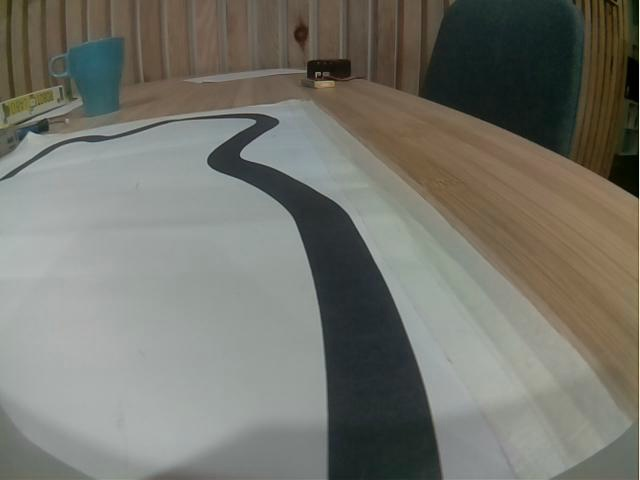
#> input picture api/python/tests/line.jpg, 640 x 480 px
$ python -i detect_square.py   (imports and definitions only)
#> lines starting #> are read from the running program, lines starting #| are printed output that depends on the picture; after the words box and inside, x2 and y2 are one past the last pixel; in counts of white or black regions, pixels touching at a corner belong together
#> further down, picture is the input picture: shape (480, 640, 3); mean B, G, R 108.4, 116.6, 116.7
import cv2
import numpy as np
from rosa import Rosa

def detect_white_square(image):
    # Convertir en niveaux de gris
    gray = cv2.cvtColor(image, cv2.COLOR_BGR2GRAY)
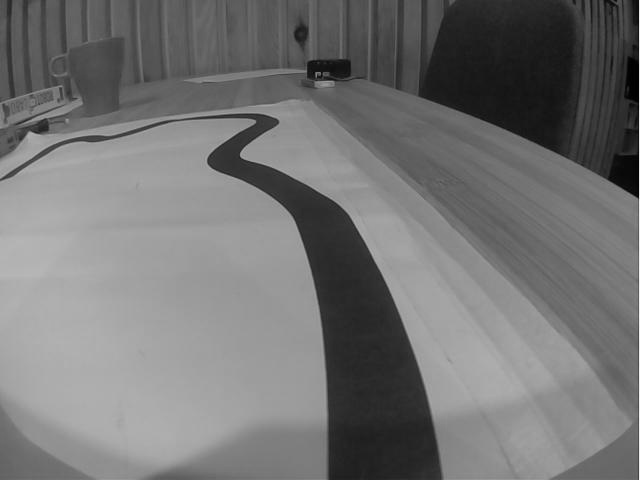
#> gray: shape (480, 640); min 0, max 247, mean 115.8
    cv2.imshow("Gray", gray)

    # Appliquer un seuil pour obtenir une image binaire
    #_, threshold = cv2.threshold(gray, 65, 255, cv2.THRESH_BINARY)
    threshold = 100
    canny_output = cv2.Canny(gray, threshold, threshold * 2)
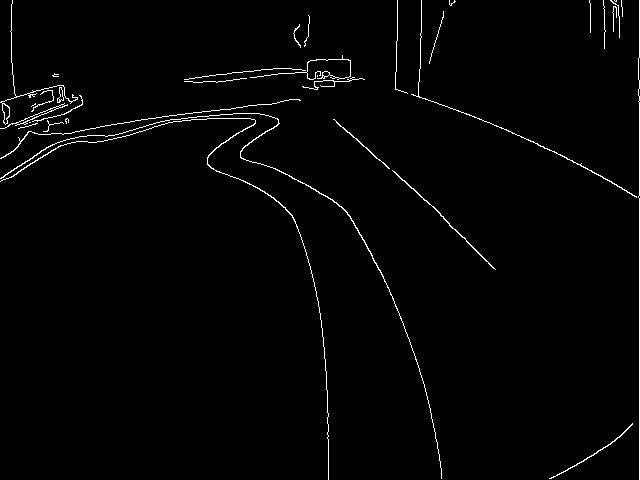
#> canny_output: shape (480, 640); 1.6% white in thin lines or dots

    #ret, thresh= cv2.threshold(canny_output,200,255,cv2.THRESH_BINARY_INV)
    cv2.imshow("Thresold", canny_output)
    # Trouver les contours
    contours, _ = cv2.findContours(canny_output, cv2.RETR_TREE, cv2.CHAIN_APPROX_SIMPLE)
#> contours = 45 contours, 30 with area under 20; largest, box (x1, y1, x2, y2) and area: (0, 113, 442, 479) 152, (0, 103, 68, 129) 132, (0, 0, 78, 125) 112, (0, 118, 329, 480) 109, (2, 103, 10, 125) 88
    image_height = image.shape[0]  # Hauteur de l'image
#> image_height = 480
    lower_third_height = 2 * image_height / 3  # Position de début des deux tiers inférieurs
#> lower_third_height = 320

    # Dessiner les contours et chercher des carrés
    for cnt in contours:
        approx = cv2.approxPolyDP(cnt, 0.01 * cv2.arcLength(cnt, True), True)

        area = cv2.contourArea(cnt)
        if area > 100:
            x, y, w, h = cv2.boundingRect(approx)
            aspect_ratio = float(w) / h
            if y + h > lower_third_height:
                cv2.drawContours(image, [approx], 0, (0, 255, 0), 5)
                return image, (x, y, w, h)
#> this loop made 7 passes
#> (area, x, y, w, h, aspect_ratio) on pass 7: (109, 0, 119, 329, 361, 0.911)
#> (approx, area) on passes 1, 2, 6: ([[632, 423], [606, 446], [549, 478], [607, 446]], 53.5), ([[392, 170], [495, 269]], 86), ([[333, 119], [389, 168]], 40.5)
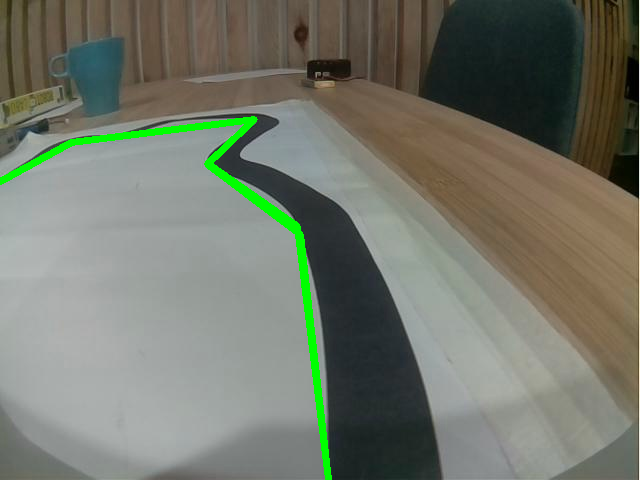
#> image: shape (480, 640, 3); 1.75% of pixels changed, all inside (x1, y1, x2, y2) = (0, 116, 332, 480)


    return image, None

# [20 lines not run here, left out]


>>> import cv2
>>> picture = cv2.imread('../tests/line.jpg')
>>> result = detect_white_square(picture)

$ run again, on api/python/tests/no-obj.jpg
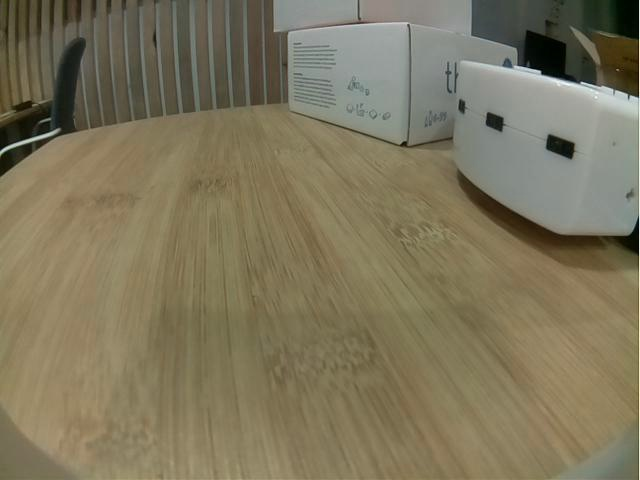
#> input picture api/python/tests/no-obj.jpg, 640 x 480 px
#> picture is the input picture: shape (480, 640, 3); mean B, G, R 92.2, 117.7, 125.7
#> in detect_white_square, `gray = cv2.cvtColor(image, cv2.COLOR_BGR2GRAY)`:
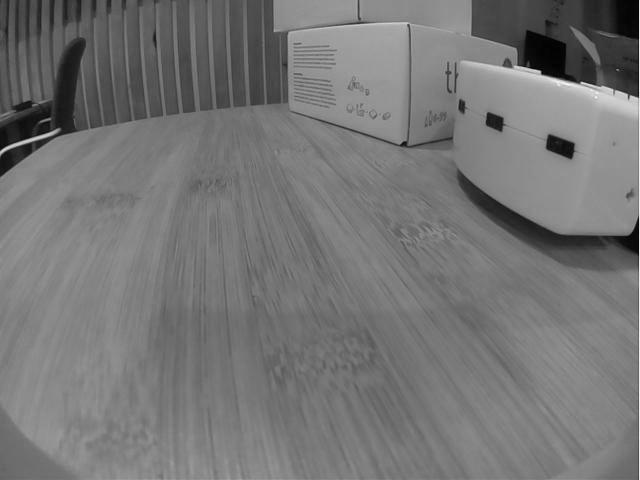
#> gray: shape (480, 640); min 1, max 251, mean 117.2
#> in detect_white_square, `canny_output = cv2.Canny(gray, threshold, threshold * 2)`:
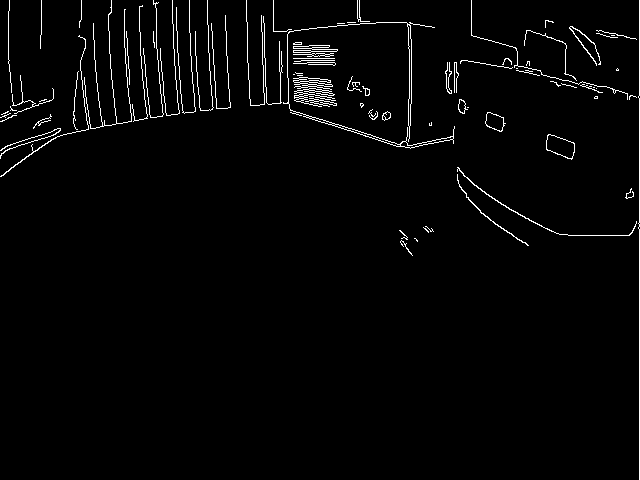
#> canny_output: shape (480, 640); 2.3% white in thin lines or dots
#> contours = 119 contours, 88 with area under 20; largest, box (x1, y1, x2, y2) and area: (283, 22, 455, 149) 591, (546, 134, 575, 160) 453, (546, 134, 575, 159) 442, (485, 112, 506, 132) 246, (485, 112, 504, 132) 236
#> the loop in detect_white_square, `for cnt in contours:` made 119 passes
#> (area, x, y, w, h, aspect_ratio) on passes 9, 10, 16, 17, 39, 54, 79, 93: (453, 546, 134, 29, 26, 1.12), (442, 546, 134, 29, 25, 1.16), (246, 485, 112, 21, 20, 1.05), (236, 485, 112, 19, 20, 0.95), (110.5, 294, 90, 42, 17, 2.47), (181, 293, 78, 40, 12, 3.33), (110, 293, 45, 45, 8, 5.62), (591, 288, 22, 167, 125, 1.34)

$ run again, on api/python/tests/obj.jpg
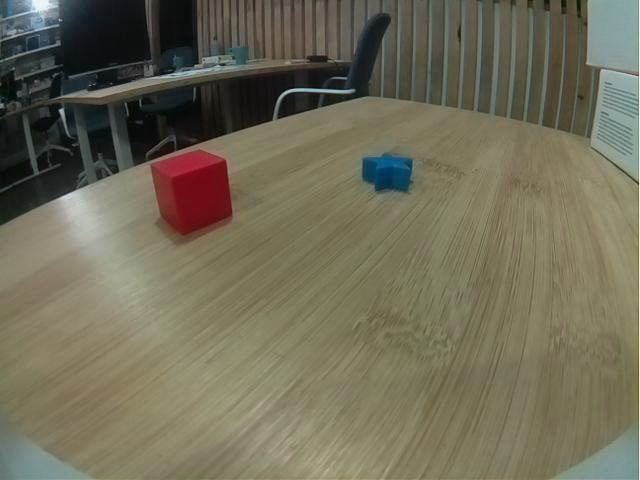
#> input picture api/python/tests/obj.jpg, 640 x 480 px
#> picture is the input picture: shape (480, 640, 3); mean B, G, R 87.9, 108.1, 111.8
#> in detect_white_square, `canny_output = cv2.Canny(gray, threshold, threshold * 2)`:
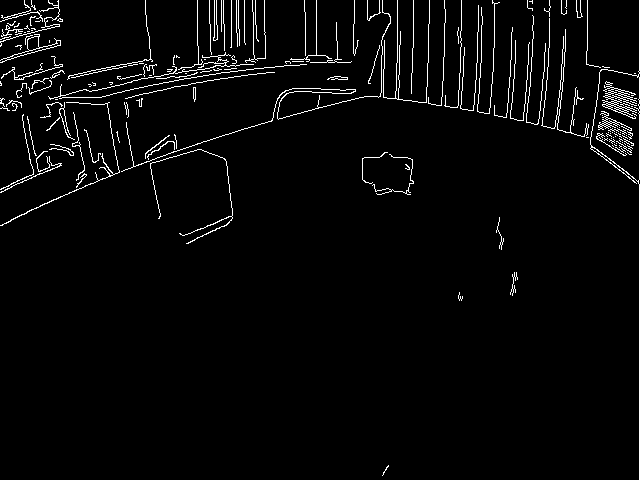
#> canny_output: shape (480, 640); 3.2% white in thin lines or dots
#> contours = 228 contours, 211 with area under 20; largest, box (x1, y1, x2, y2) and area: (590, 0, 640, 480) 4118, (590, 69, 640, 182) 4082, (602, 81, 637, 119) 341, (0, 34, 61, 63) 286, (6, 40, 61, 60) 145
#> the loop in detect_white_square, `for cnt in contours:` made 102 passes
#> (area, x, y, w, h, aspect_ratio) on passes 78, 79, 80, 102: (286.5, 0, 34, 61, 29, 2.1), (145, 6, 40, 55, 20, 2.75), (132.5, 27, 36, 13, 15, 0.867), (4117.5, 590, 0, 50, 480, 0.104)
#> after the loop in detect_white_square, `for cnt in contours:`:
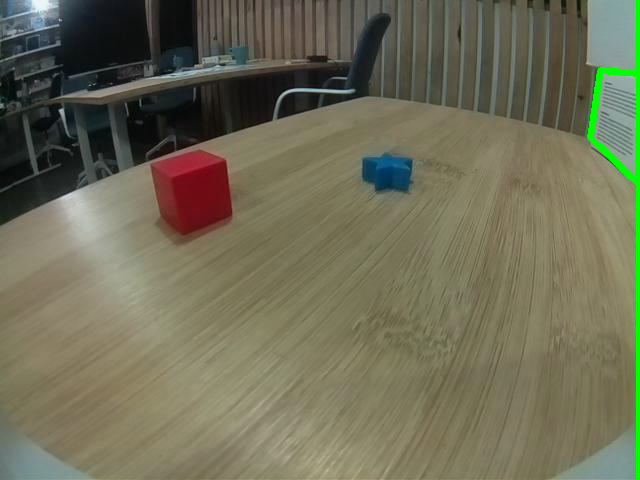
#> image: shape (480, 640, 3); 0.99% of pixels changed, all inside (x1, y1, x2, y2) = (587, 0, 640, 480)
